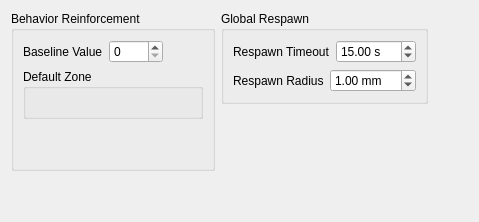
      <widget class="QWidget" name="tab_7">
       <attribute name="title">
        <string>Zones</string>
       </attribute>
       <layout class="QVBoxLayout" name="verticalLayout_51">
        <item>
         <layout class="QHBoxLayout" name="horizontalLayout_88">
          <item>
           <widget class="QGroupBox" name="reinforcement_groupBox">
            <property name="title">
             <string>Behavior Reinforcement</string>
            </property>
            <layout class="QVBoxLayout" name="verticalLayout_49">
             <item>
              <layout class="QHBoxLayout" name="horizontalLayout_87">
               <item>
                <layout class="QFormLayout" name="formLayout_2">
                 <item row="0" column="0">
                  <widget class="QLabel" name="label_63">
                   <property name="text">
                    <string>Baseline Value</string>
                   </property>
                  </widget>
                 </item>
                 <item row="0" column="1">
                  <widget class="QSpinBox" name="zone_min_val_spinBox">
                   <property name="enabled">
                    <bool>true</bool>
                   </property>
                   <property name="maximum">
                    <number>1000</number>
                   </property>
                   <property name="singleStep">
                    <number>1</number>
                   </property>
                  </widget>
                 </item>
                </layout>
               </item>
               <item>
                <spacer name="horizontalSpacer_39">
                 <property name="orientation">
                  <enum>Qt::Horizontal</enum>
                 </property>
                 <property name="sizeHint" stdset="0">
                  <size>
                   <width>40</width>
                   <height>20</height>
                  </size>
                 </property>
                </spacer>
               </item>
              </layout>
             </item>
             <item>
              <widget class="QWidget" name="zoneCategoryWidget" native="true">
               <property name="minimumSize">
                <size>
                 <width>0</width>
                 <height>50</height>
                </size>
               </property>
               <layout class="QVBoxLayout" name="verticalLayout_52">
                <property name="leftMargin">
                 <number>0</number>
                </property>
                <property name="topMargin">
                 <number>0</number>
                </property>
                <property name="rightMargin">
                 <number>0</number>
                </property>
                <property name="bottomMargin">
                 <number>0</number>
                </property>
                <item>
                 <widget class="ReinforcementZoneWidget" name="defaultZone_groupBox">
                  <property name="title">
                   <string>Default Zone</string>
                  </property>
                 </widget>
                </item>
               </layout>
              </widget>
             </item>
             <item>
              <spacer name="verticalSpacer_12">
               <property name="orientation">
                <enum>Qt::Vertical</enum>
               </property>
               <property name="sizeHint" stdset="0">
                <size>
                 <width>20</width>
                 <height>40</height>
                </size>
               </property>
              </spacer>
             </item>
            </layout>
           </widget>
          </item>
          <item>
           <layout class="QVBoxLayout" name="verticalLayout_50">
            <item>
             <widget class="QGroupBox" name="groupBox_19">
              <property name="title">
               <string>Global Respawn</string>
              </property>
              <layout class="QVBoxLayout" name="verticalLayout_46">
               <item>
                <layout class="QHBoxLayout" name="horizontalLayout_85">
                 <item>
                  <widget class="QLabel" name="respawnTimeLabel">
                   <property name="text">
                    <string>Respawn Timeout</string>
                   </property>
                  </widget>
                 </item>
                 <item>
                  <widget class="QDoubleSpinBox" name="respawn_timeout_spinBox">
                   <property name="suffix">
                    <string> s</string>
                   </property>
                   <property name="maximum">
                    <double>6000.000000000000000</double>
                   </property>
                   <property name="value">
                    <double>15.000000000000000</double>
                   </property>
                  </widget>
                 </item>
                </layout>
               </item>
               <item>
                <layout class="QHBoxLayout" name="horizontalLayout_86">
                 <item>
                  <widget class="QLabel" name="respawnRadiusLabel">
                   <property name="text">
                    <string>Respawn Radius</string>
                   </property>
                  </widget>
                 </item>
                 <item>
                  <widget class="QDoubleSpinBox" name="respawn_radius_spinBox">
                   <property name="suffix">
                    <string> mm</string>
                   </property>
                   <property name="value">
                    <double>1.000000000000000</double>
                   </property>
                  </widget>
                 </item>
                </layout>
               </item>
              </layout>
             </widget>
            </item>
            <item>
             <spacer name="verticalSpacer_10">
              <property name="orientation">
               <enum>Qt::Vertical</enum>
              </property>
              <property name="sizeHint" stdset="0">
               <size>
                <width>20</width>
                <height>40</height>
               </size>
              </property>
             </spacer>
            </item>
           </layout>
          </item>
          <item>
           <spacer name="horizontalSpacer_40">
            <property name="orientation">
             <enum>Qt::Horizontal</enum>
            </property>
            <property name="sizeHint" stdset="0">
             <size>
              <width>40</width>
              <height>20</height>
             </size>
            </property>
           </spacer>
          </item>
         </layout>
        </item>
        <item>
         <spacer name="verticalSpacer_9">
          <property name="orientation">
           <enum>Qt::Vertical</enum>
          </property>
          <property name="sizeHint" stdset="0">
           <size>
            <width>20</width>
            <height>40</height>
           </size>
          </property>
         </spacer>
        </item>
       </layout>
      </widget>
